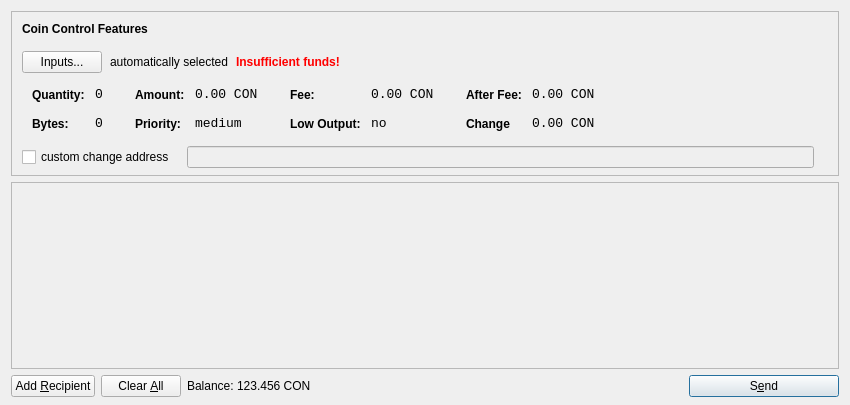
<?xml version="1.0" encoding="UTF-8"?>
<ui version="4.0">
 <class>SendCoinsDialog</class>
 <widget class="QDialog" name="SendCoinsDialog">
  <property name="geometry">
   <rect>
    <x>0</x>
    <y>0</y>
    <width>850</width>
    <height>405</height>
   </rect>
  </property>
  <property name="windowTitle">
   <string>Send Coins</string>
  </property>
  <layout class="QVBoxLayout" name="verticalLayout" stretch="0,1,0">
   <property name="bottomMargin">
    <number>8</number>
   </property>
   <item>
    <widget class="QFrame" name="frameCoinControl">
     <property name="sizePolicy">
      <sizepolicy hsizetype="Expanding" vsizetype="Expanding">
       <horstretch>0</horstretch>
       <verstretch>0</verstretch>
      </sizepolicy>
     </property>
     <property name="maximumSize">
      <size>
       <width>16777215</width>
       <height>16777215</height>
      </size>
     </property>
     <property name="frameShape">
      <enum>QFrame::StyledPanel</enum>
     </property>
     <property name="frameShadow">
      <enum>QFrame::Sunken</enum>
     </property>
     <layout class="QVBoxLayout" name="verticalLayoutCoinControl2">
      <property name="spacing">
       <number>-1</number>
      </property>
      <property name="leftMargin">
       <number>0</number>
      </property>
      <property name="topMargin">
       <number>0</number>
      </property>
      <property name="rightMargin">
       <number>0</number>
      </property>
      <property name="bottomMargin">
       <number>6</number>
      </property>
      <item>
       <layout class="QVBoxLayout" name="verticalLayoutCoinControl" stretch="0,0,0,0,1">
        <property name="spacing">
         <number>0</number>
        </property>
        <property name="leftMargin">
         <number>10</number>
        </property>
        <property name="topMargin">
         <number>10</number>
        </property>
        <item>
         <layout class="QHBoxLayout" name="horizontalLayoutCoinControl1">
          <property name="bottomMargin">
           <number>15</number>
          </property>
          <item>
           <widget class="QLabel" name="labelCoinControlFeatures">
            <property name="sizePolicy">
             <sizepolicy hsizetype="Preferred" vsizetype="Maximum">
              <horstretch>0</horstretch>
              <verstretch>0</verstretch>
             </sizepolicy>
            </property>
            <property name="font">
             <font>
              <weight>75</weight>
              <bold>true</bold>
             </font>
            </property>
            <property name="styleSheet">
             <string notr="true">font-weight:bold;</string>
            </property>
            <property name="text">
             <string>Coin Control Features</string>
            </property>
           </widget>
          </item>
         </layout>
        </item>
        <item>
         <layout class="QHBoxLayout" name="horizontalLayoutCoinControl2" stretch="0,0,0,0">
          <property name="spacing">
           <number>8</number>
          </property>
          <property name="bottomMargin">
           <number>10</number>
          </property>
          <item>
           <widget class="QPushButton" name="pushButtonCoinControl">
            <property name="styleSheet">
             <string notr="true"/>
            </property>
            <property name="text">
             <string>Inputs...</string>
            </property>
           </widget>
          </item>
          <item>
           <widget class="QLabel" name="labelCoinControlAutomaticallySelected">
            <property name="text">
             <string>automatically selected</string>
            </property>
            <property name="margin">
             <number>5</number>
            </property>
           </widget>
          </item>
          <item>
           <widget class="QLabel" name="labelCoinControlInsuffFunds">
            <property name="font">
             <font>
              <weight>75</weight>
              <bold>true</bold>
             </font>
            </property>
            <property name="styleSheet">
             <string notr="true">color:red;font-weight:bold;</string>
            </property>
            <property name="text">
             <string>Insufficient funds!</string>
            </property>
            <property name="margin">
             <number>5</number>
            </property>
           </widget>
          </item>
          <item>
           <spacer name="horizontalSpacerCoinControl">
            <property name="orientation">
             <enum>Qt::Horizontal</enum>
            </property>
            <property name="sizeHint" stdset="0">
             <size>
              <width>40</width>
              <height>1</height>
             </size>
            </property>
           </spacer>
          </item>
         </layout>
        </item>
        <item>
         <widget class="QWidget" name="widgetCoinControl" native="true">
          <property name="sizePolicy">
           <sizepolicy hsizetype="Preferred" vsizetype="Preferred">
            <horstretch>0</horstretch>
            <verstretch>0</verstretch>
           </sizepolicy>
          </property>
          <property name="minimumSize">
           <size>
            <width>0</width>
            <height>0</height>
           </size>
          </property>
          <property name="styleSheet">
           <string notr="true"/>
          </property>
          <layout class="QHBoxLayout" name="horizontalLayoutCoinControl5">
           <property name="margin">
            <number>0</number>
           </property>
           <item>
            <layout class="QHBoxLayout" name="horizontalLayoutCoinControl3" stretch="0,0,0,1">
             <property name="spacing">
              <number>20</number>
             </property>
             <property name="topMargin">
              <number>0</number>
             </property>
             <property name="bottomMargin">
              <number>10</number>
             </property>
             <item>
              <layout class="QFormLayout" name="formLayoutCoinControl1">
               <property name="horizontalSpacing">
                <number>10</number>
               </property>
               <property name="verticalSpacing">
                <number>14</number>
               </property>
               <property name="leftMargin">
                <number>10</number>
               </property>
               <property name="topMargin">
                <number>4</number>
               </property>
               <property name="rightMargin">
                <number>6</number>
               </property>
               <item row="0" column="0">
                <widget class="QLabel" name="labelCoinControlQuantityText">
                 <property name="styleSheet">
                  <string notr="true">font-weight:bold;</string>
                 </property>
                 <property name="text">
                  <string>Quantity:</string>
                 </property>
                 <property name="margin">
                  <number>0</number>
                 </property>
                </widget>
               </item>
               <item row="0" column="1">
                <widget class="QLabel" name="labelCoinControlQuantity">
                 <property name="font">
                  <font>
                   <family>Monospace</family>
                   <pointsize>10</pointsize>
                  </font>
                 </property>
                 <property name="cursor">
                  <cursorShape>IBeamCursor</cursorShape>
                 </property>
                 <property name="contextMenuPolicy">
                  <enum>Qt::ActionsContextMenu</enum>
                 </property>
                 <property name="text">
                  <string>0</string>
                 </property>
                 <property name="margin">
                  <number>0</number>
                 </property>
                 <property name="textInteractionFlags">
                  <set>Qt::LinksAccessibleByMouse|Qt::TextSelectableByKeyboard|Qt::TextSelectableByMouse</set>
                 </property>
                </widget>
               </item>
               <item row="1" column="0">
                <widget class="QLabel" name="labelCoinControlBytesText">
                 <property name="styleSheet">
                  <string notr="true">font-weight:bold;</string>
                 </property>
                 <property name="text">
                  <string>Bytes:</string>
                 </property>
                </widget>
               </item>
               <item row="1" column="1">
                <widget class="QLabel" name="labelCoinControlBytes">
                 <property name="font">
                  <font>
                   <family>Monospace</family>
                   <pointsize>10</pointsize>
                  </font>
                 </property>
                 <property name="cursor">
                  <cursorShape>IBeamCursor</cursorShape>
                 </property>
                 <property name="contextMenuPolicy">
                  <enum>Qt::ActionsContextMenu</enum>
                 </property>
                 <property name="text">
                  <string>0</string>
                 </property>
                 <property name="textInteractionFlags">
                  <set>Qt::LinksAccessibleByMouse|Qt::TextSelectableByKeyboard|Qt::TextSelectableByMouse</set>
                 </property>
                </widget>
               </item>
              </layout>
             </item>
             <item>
              <layout class="QFormLayout" name="formLayoutCoinControl2">
               <property name="horizontalSpacing">
                <number>10</number>
               </property>
               <property name="verticalSpacing">
                <number>14</number>
               </property>
               <property name="leftMargin">
                <number>6</number>
               </property>
               <property name="topMargin">
                <number>4</number>
               </property>
               <property name="rightMargin">
                <number>6</number>
               </property>
               <item row="0" column="0">
                <widget class="QLabel" name="labelCoinControlAmountText">
                 <property name="styleSheet">
                  <string notr="true">font-weight:bold;</string>
                 </property>
                 <property name="text">
                  <string>Amount:</string>
                 </property>
                 <property name="margin">
                  <number>0</number>
                 </property>
                </widget>
               </item>
               <item row="0" column="1">
                <widget class="QLabel" name="labelCoinControlAmount">
                 <property name="font">
                  <font>
                   <family>Monospace</family>
                   <pointsize>10</pointsize>
                  </font>
                 </property>
                 <property name="cursor">
                  <cursorShape>IBeamCursor</cursorShape>
                 </property>
                 <property name="contextMenuPolicy">
                  <enum>Qt::ActionsContextMenu</enum>
                 </property>
                 <property name="text">
                  <string>0.00 CON</string>
                 </property>
                 <property name="textInteractionFlags">
                  <set>Qt::LinksAccessibleByMouse|Qt::TextSelectableByKeyboard|Qt::TextSelectableByMouse</set>
                 </property>
                </widget>
               </item>
               <item row="1" column="0">
                <widget class="QLabel" name="labelCoinControlPriorityText">
                 <property name="styleSheet">
                  <string notr="true">font-weight:bold;</string>
                 </property>
                 <property name="text">
                  <string>Priority:</string>
                 </property>
                </widget>
               </item>
               <item row="1" column="1">
                <widget class="QLabel" name="labelCoinControlPriority">
                 <property name="font">
                  <font>
                   <family>Monospace</family>
                   <pointsize>10</pointsize>
                  </font>
                 </property>
                 <property name="cursor">
                  <cursorShape>IBeamCursor</cursorShape>
                 </property>
                 <property name="contextMenuPolicy">
                  <enum>Qt::ActionsContextMenu</enum>
                 </property>
                 <property name="text">
                  <string>medium</string>
                 </property>
                 <property name="textInteractionFlags">
                  <set>Qt::LinksAccessibleByMouse|Qt::TextSelectableByKeyboard|Qt::TextSelectableByMouse</set>
                 </property>
                </widget>
               </item>
              </layout>
             </item>
             <item>
              <layout class="QFormLayout" name="formLayoutCoinControl3">
               <property name="horizontalSpacing">
                <number>10</number>
               </property>
               <property name="verticalSpacing">
                <number>14</number>
               </property>
               <property name="leftMargin">
                <number>6</number>
               </property>
               <property name="topMargin">
                <number>4</number>
               </property>
               <property name="rightMargin">
                <number>6</number>
               </property>
               <item row="0" column="0">
                <widget class="QLabel" name="labelCoinControlFeeText">
                 <property name="styleSheet">
                  <string notr="true">font-weight:bold;</string>
                 </property>
                 <property name="text">
                  <string>Fee:</string>
                 </property>
                 <property name="margin">
                  <number>0</number>
                 </property>
                </widget>
               </item>
               <item row="0" column="1">
                <widget class="QLabel" name="labelCoinControlFee">
                 <property name="font">
                  <font>
                   <family>Monospace</family>
                   <pointsize>10</pointsize>
                  </font>
                 </property>
                 <property name="cursor">
                  <cursorShape>IBeamCursor</cursorShape>
                 </property>
                 <property name="contextMenuPolicy">
                  <enum>Qt::ActionsContextMenu</enum>
                 </property>
                 <property name="text">
                  <string>0.00 CON</string>
                 </property>
                 <property name="textInteractionFlags">
                  <set>Qt::LinksAccessibleByMouse|Qt::TextSelectableByKeyboard|Qt::TextSelectableByMouse</set>
                 </property>
                </widget>
               </item>
               <item row="1" column="0">
                <widget class="QLabel" name="labelCoinControlLowOutputText">
                 <property name="styleSheet">
                  <string notr="true">font-weight:bold;</string>
                 </property>
                 <property name="text">
                  <string>Low Output:</string>
                 </property>
                </widget>
               </item>
               <item row="1" column="1">
                <widget class="QLabel" name="labelCoinControlLowOutput">
                 <property name="font">
                  <font>
                   <family>Monospace</family>
                   <pointsize>10</pointsize>
                  </font>
                 </property>
                 <property name="cursor">
                  <cursorShape>IBeamCursor</cursorShape>
                 </property>
                 <property name="contextMenuPolicy">
                  <enum>Qt::ActionsContextMenu</enum>
                 </property>
                 <property name="text">
                  <string>no</string>
                 </property>
                 <property name="textInteractionFlags">
                  <set>Qt::LinksAccessibleByMouse|Qt::TextSelectableByKeyboard|Qt::TextSelectableByMouse</set>
                 </property>
                </widget>
               </item>
              </layout>
             </item>
             <item>
              <layout class="QFormLayout" name="formLayoutCoinControl4">
               <property name="horizontalSpacing">
                <number>10</number>
               </property>
               <property name="verticalSpacing">
                <number>14</number>
               </property>
               <property name="leftMargin">
                <number>6</number>
               </property>
               <property name="topMargin">
                <number>4</number>
               </property>
               <property name="rightMargin">
                <number>6</number>
               </property>
               <item row="0" column="0">
                <widget class="QLabel" name="labelCoinControlAfterFeeText">
                 <property name="styleSheet">
                  <string notr="true">font-weight:bold;</string>
                 </property>
                 <property name="text">
                  <string>After Fee:</string>
                 </property>
                 <property name="margin">
                  <number>0</number>
                 </property>
                </widget>
               </item>
               <item row="0" column="1">
                <widget class="QLabel" name="labelCoinControlAfterFee">
                 <property name="font">
                  <font>
                   <family>Monospace</family>
                   <pointsize>10</pointsize>
                  </font>
                 </property>
                 <property name="cursor">
                  <cursorShape>IBeamCursor</cursorShape>
                 </property>
                 <property name="contextMenuPolicy">
                  <enum>Qt::ActionsContextMenu</enum>
                 </property>
                 <property name="text">
                  <string>0.00 CON</string>
                 </property>
                 <property name="textInteractionFlags">
                  <set>Qt::LinksAccessibleByMouse|Qt::TextSelectableByKeyboard|Qt::TextSelectableByMouse</set>
                 </property>
                </widget>
               </item>
               <item row="1" column="0">
                <widget class="QLabel" name="labelCoinControlChangeText">
                 <property name="styleSheet">
                  <string notr="true">font-weight:bold;</string>
                 </property>
                 <property name="text">
                  <string>Change</string>
                 </property>
                </widget>
               </item>
               <item row="1" column="1">
                <widget class="QLabel" name="labelCoinControlChange">
                 <property name="font">
                  <font>
                   <family>Monospace</family>
                   <pointsize>10</pointsize>
                  </font>
                 </property>
                 <property name="cursor">
                  <cursorShape>IBeamCursor</cursorShape>
                 </property>
                 <property name="contextMenuPolicy">
                  <enum>Qt::ActionsContextMenu</enum>
                 </property>
                 <property name="text">
                  <string>0.00 CON</string>
                 </property>
                 <property name="textInteractionFlags">
                  <set>Qt::LinksAccessibleByMouse|Qt::TextSelectableByKeyboard|Qt::TextSelectableByMouse</set>
                 </property>
                </widget>
               </item>
              </layout>
             </item>
            </layout>
           </item>
          </layout>
         </widget>
        </item>
        <item>
         <layout class="QHBoxLayout" name="horizontalLayoutCoinControl4" stretch="0,0,0">
          <property name="spacing">
           <number>12</number>
          </property>
          <property name="sizeConstraint">
           <enum>QLayout::SetDefaultConstraint</enum>
          </property>
          <property name="topMargin">
           <number>5</number>
          </property>
          <property name="rightMargin">
           <number>5</number>
          </property>
          <item>
           <widget class="QCheckBox" name="checkBoxCoinControlChange">
            <property name="text">
             <string>custom change address</string>
            </property>
           </widget>
          </item>
          <item>
           <widget class="QLineEdit" name="lineEditCoinControlChange">
            <property name="enabled">
             <bool>false</bool>
            </property>
            <property name="sizePolicy">
             <sizepolicy hsizetype="Expanding" vsizetype="Fixed">
              <horstretch>0</horstretch>
              <verstretch>0</verstretch>
             </sizepolicy>
            </property>
           </widget>
          </item>
          <item>
           <widget class="QLabel" name="labelCoinControlChangeLabel">
            <property name="sizePolicy">
             <sizepolicy hsizetype="Preferred" vsizetype="Expanding">
              <horstretch>0</horstretch>
              <verstretch>0</verstretch>
             </sizepolicy>
            </property>
            <property name="minimumSize">
             <size>
              <width>0</width>
              <height>0</height>
             </size>
            </property>
            <property name="text">
             <string/>
            </property>
            <property name="margin">
             <number>3</number>
            </property>
           </widget>
          </item>
         </layout>
        </item>
        <item>
         <spacer name="verticalSpacerCoinControl">
          <property name="orientation">
           <enum>Qt::Vertical</enum>
          </property>
          <property name="sizeHint" stdset="0">
           <size>
            <width>800</width>
            <height>1</height>
           </size>
          </property>
         </spacer>
        </item>
       </layout>
      </item>
     </layout>
    </widget>
   </item>
   <item>
    <widget class="QScrollArea" name="scrollArea">
     <property name="widgetResizable">
      <bool>true</bool>
     </property>
     <widget class="QWidget" name="scrollAreaWidgetContents">
      <property name="geometry">
       <rect>
        <x>0</x>
        <y>0</y>
        <width>830</width>
        <height>165</height>
       </rect>
      </property>
      <layout class="QVBoxLayout" name="verticalLayout_2">
       <property name="margin">
        <number>0</number>
       </property>
       <item>
        <layout class="QVBoxLayout" name="entries">
         <property name="spacing">
          <number>6</number>
         </property>
        </layout>
       </item>
       <item>
        <spacer name="verticalSpacer">
         <property name="orientation">
          <enum>Qt::Vertical</enum>
         </property>
         <property name="sizeHint" stdset="0">
          <size>
           <width>20</width>
           <height>40</height>
          </size>
         </property>
        </spacer>
       </item>
      </layout>
     </widget>
    </widget>
   </item>
   <item>
    <layout class="QHBoxLayout" name="horizontalLayout">
     <item>
      <widget class="QPushButton" name="addButton">
       <property name="toolTip">
        <string>Send to multiple recipients at once</string>
       </property>
       <property name="text">
        <string>Add &amp;Recipient</string>
       </property>
       <property name="icon">
        <iconset resource="../bitcoin.qrc">
         <normaloff>:/icons/add</normaloff>:/icons/add</iconset>
       </property>
       <property name="autoDefault">
        <bool>false</bool>
       </property>
      </widget>
     </item>
     <item>
      <widget class="QPushButton" name="clearButton">
       <property name="sizePolicy">
        <sizepolicy hsizetype="Minimum" vsizetype="Fixed">
         <horstretch>0</horstretch>
         <verstretch>0</verstretch>
        </sizepolicy>
       </property>
       <property name="toolTip">
        <string>Remove all transaction fields</string>
       </property>
       <property name="text">
        <string>Clear &amp;All</string>
       </property>
       <property name="icon">
        <iconset resource="../bitcoin.qrc">
         <normaloff>:/icons/remove</normaloff>:/icons/remove</iconset>
       </property>
       <property name="autoRepeatDelay">
        <number>300</number>
       </property>
       <property name="autoDefault">
        <bool>false</bool>
       </property>
      </widget>
     </item>
     <item>
      <layout class="QHBoxLayout" name="horizontalLayout_2">
       <property name="spacing">
        <number>3</number>
       </property>
       <item>
        <widget class="QLabel" name="label">
         <property name="sizePolicy">
          <sizepolicy hsizetype="Preferred" vsizetype="Fixed">
           <horstretch>0</horstretch>
           <verstretch>0</verstretch>
          </sizepolicy>
         </property>
         <property name="text">
          <string>Balance:</string>
         </property>
        </widget>
       </item>
       <item>
        <widget class="QLabel" name="labelBalance">
         <property name="sizePolicy">
          <sizepolicy hsizetype="Preferred" vsizetype="Fixed">
           <horstretch>0</horstretch>
           <verstretch>0</verstretch>
          </sizepolicy>
         </property>
         <property name="cursor">
          <cursorShape>IBeamCursor</cursorShape>
         </property>
         <property name="text">
          <string>123.456 CON</string>
         </property>
         <property name="textInteractionFlags">
          <set>Qt::LinksAccessibleByMouse|Qt::TextSelectableByKeyboard|Qt::TextSelectableByMouse</set>
         </property>
        </widget>
       </item>
      </layout>
     </item>
     <item>
      <spacer name="horizontalSpacer">
       <property name="orientation">
        <enum>Qt::Horizontal</enum>
       </property>
       <property name="sizeHint" stdset="0">
        <size>
         <width>40</width>
         <height>20</height>
        </size>
       </property>
      </spacer>
     </item>
     <item>
      <widget class="QPushButton" name="sendButton">
       <property name="minimumSize">
        <size>
         <width>150</width>
         <height>0</height>
        </size>
       </property>
       <property name="toolTip">
        <string>Confirm the send action</string>
       </property>
       <property name="text">
        <string>S&amp;end</string>
       </property>
       <property name="icon">
        <iconset resource="../bitcoin.qrc">
         <normaloff>:/icons/send</normaloff>:/icons/send</iconset>
       </property>
       <property name="default">
        <bool>true</bool>
       </property>
      </widget>
     </item>
    </layout>
   </item>
  </layout>
 </widget>
 <resources>
  <include location="../bitcoin.qrc"/>
 </resources>
 <connections/>
</ui>
